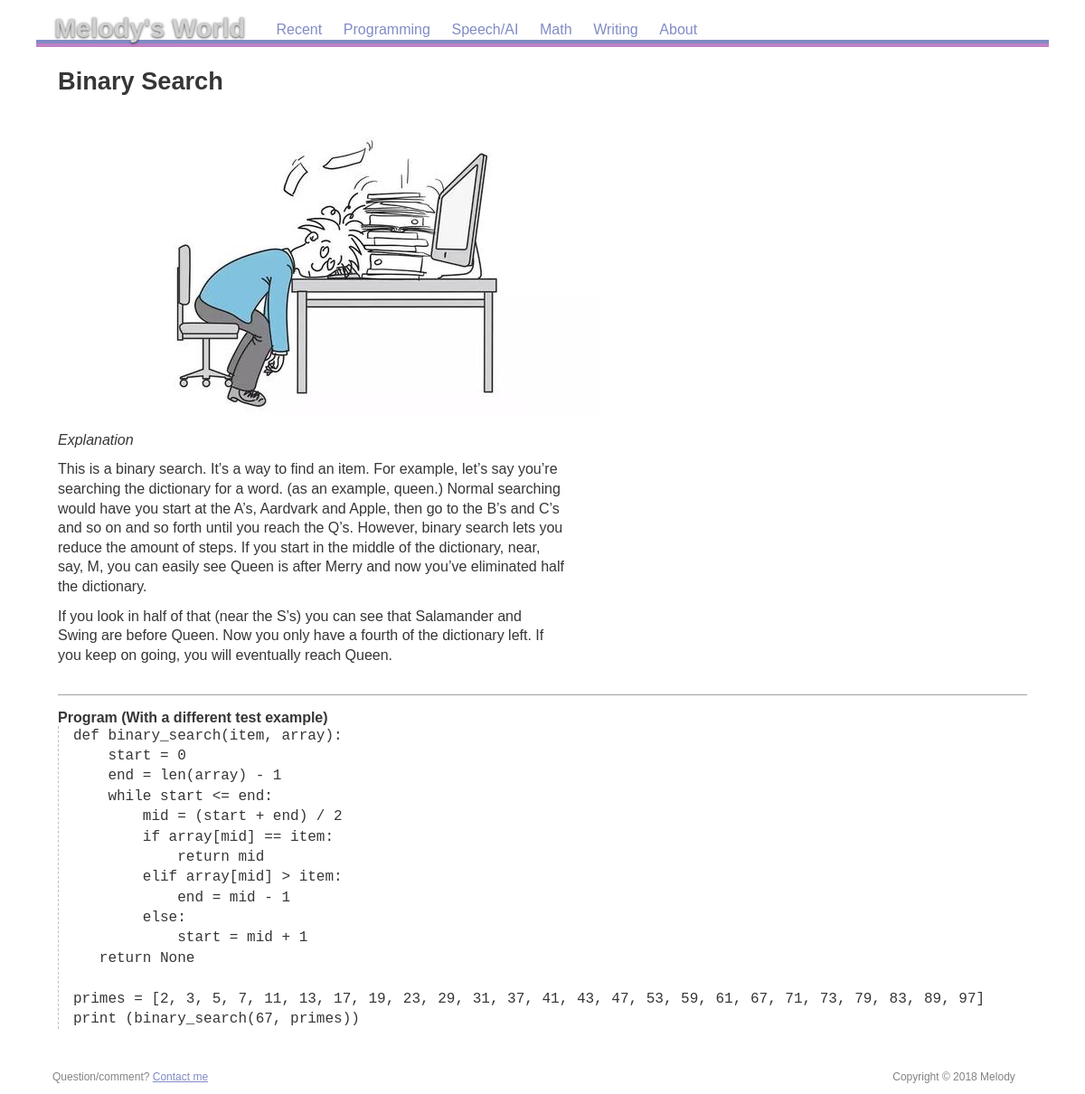
The app's page /view?id=1 with its own data.
### app/models.py (models this page shows, shortened)
class Post(db.Model):
    __tablename__ = "posts"
    id = db.Column(db.Integer, primary_key=True)
    title = db.Column(db.String, nullable=False)
    slug = db.Column(db.String(255), nullable=False)
    body  = db.Column(db.String,unique=True, nullable=False)
    created_on = db.Column(db.DateTime(), default=datetime.utcnow)
    updated_on = db.Column(db.DateTime(), default=datetime.utcnow, onupdate=datetime.utcnow)
    category_id = db.Column(db.Integer, db.ForeignKey('categories.id'))

### app/__init__.py (the view)
@app.route("/view", methods=["GET","POST"])
def view():
    post_id = request.args.get("id")
    if request.method == 'POST':
        post_id = request.form.get("id")
    else:
        post_id = request.args.get("id")
    try:
        post = Post.query.filter_by(id = post_id).first()
        db.session.add(post)
        db.session.commit()
    except Exception as e:
            print("Failed to query a post to SQL database")
            return page_not_found(e)
    return render_template("view.html", post = post)

### app/templates/view.html (shortened to what this page needs)
{% extends "base.html" %}
{% block content %}
<h1 class="blog-title"> {{post.title}} </h1>
     <div>
     {{post.body | safe}}
     </div>
 {% endblock %}

### app/static/res/css/common.css (style rules this page uses)
html { margin: 0; padding: 0; border: none; text-indent: 0; tab-size: 4; -moz-tab-size: 4; }
body, h1, h2, h3, p, pre, blockquote, hr, ul, ol, li, dl, dt, dd, table, thead, tbody, tfoot, tr, th, td, img, object, iframe, abbr { margin: 0; padding: 0; border: none; background: transparent; font-size: inherit; font-weight: inherit; line-height: inherit; text-indent: inherit; }
hr { display: none; }

### app/static/res/css/screen.css (style rules this page uses)
html { height: 100%; background-color: #ffffff; background-repeat: repeat; background-size: 41.7em; font-family: "Avenir LT Std", sans-serif; color: #000000; }
body { max-width: 70em; min-height: 100%; margin-left: auto; margin-right: auto; display: flex; flex-direction: column; }
article h1 { margin-top: 0.8em; margin-bottom: 0.8em; text-align: left; font-size: 170%; font-weight: bold; }
article p { max-width: 35em; margin: 0.7em 0em; line-height: 1.35; }
article pre { border-left: 1px dashed #C0C0C0; line-height: 1.4; padding-left: 1em; }
article pre, article code, article tt { font-family: "Consolas", monospace; }
article hr { display: block; margin: 2em 0em 1em; border-bottom: 1px solid #A0A0A0; }

### app/static/res/css/print.css (style rules this page uses)
html { font-family: "Times New Roman", serif; max-width: 60em; margin-left: auto; margin-right: auto; }
h1, h2, h3 { font-family: "Avenir LT Std", sans-serif; }
h1 { margin-top: 1.0em; margin-bottom: 1.0em; text-align: center; font-size: 140%; font-weight: bold; }
p { max-width: 35em; margin: 0.8em 0em; text-align: justify; line-height: 1.2; hyphens: auto; }
pre, code { font-family: "Courier New", monospace; }

### records on screen
Post: title "Binary Search", body (picture), body "Explanation This is a binary search. It’s a way to find an item. For example, let’s say you’re searching the dictionary for a word. (as an example, queen.) Normal searching would have you start at the A’s, Aardvark and Apple, then go to the B’s and C’s and so on and so forth until you reach the Q’s. However, binary search lets you reduce the amount of steps. If you start in the middle of the dictionary, near, say, M, you can easily see Queen is after Merry and now you’ve eliminated half the dictionary. If you look in half of that (near the S’s) you can see that Salamander and Swing are before Queen. Now you only have a fourth of the dictionary left. If you keep on going, you will eventually…"
